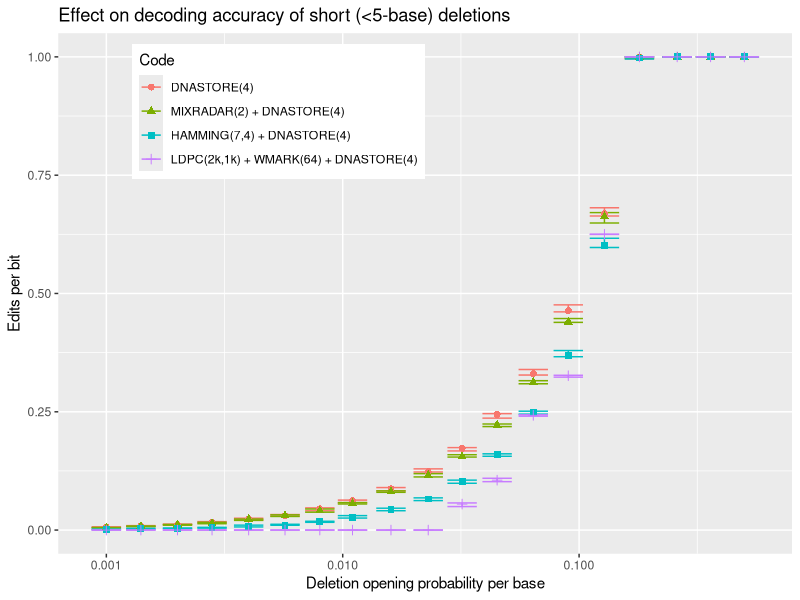

Generate this figure with R:
library("ggplot2");
df.l4 <- read.table(file="len4.dels.tab");
df.l4.mix2 <- read.table(file="len4.mix2.dels.tab");
df.l4.ham <- read.table(file="len4.ham.dels.tab");
df.l4.wat64 <- read.table(file="len4.wat64.1.ldpc.dels.tab");

df.l4$group <- 1;
df.l4.mix2$group <- 2;
df.l4.ham$group <- 3;
df.l4.wat64$group <- 4;

df <- rbind(df.l4,df.l4.mix2,df.l4.ham,df.l4.wat64);
df <- df[df$DelProb > 0,];

df$Code=factor(df$group,labels=c("DNASTORE(4)","MIXRADAR(2) + DNASTORE(4)","HAMMING(7,4) + DNASTORE(4)","LDPC(2k,1k) + WMARK(64) + DNASTORE(4)"));
delplot <- ggplot(df,aes(x=DelProb,y=MedianEditsPerBit,color=Code)) + geom_errorbar(aes(ymin=LowerQuartileEditsPerBit,ymax=UpperQuartileEditsPerBit)) + geom_point(aes(shape=Code),size=2) + ylab("Edits per bit") + xlab("Deletion opening probability per base") + ggtitle("Effect on decoding accuracy of short (<5-base) deletions") + theme(legend.position=c(.3,.85)) + scale_x_log10();
ggsave("delplot.ps",plot=delplot);

